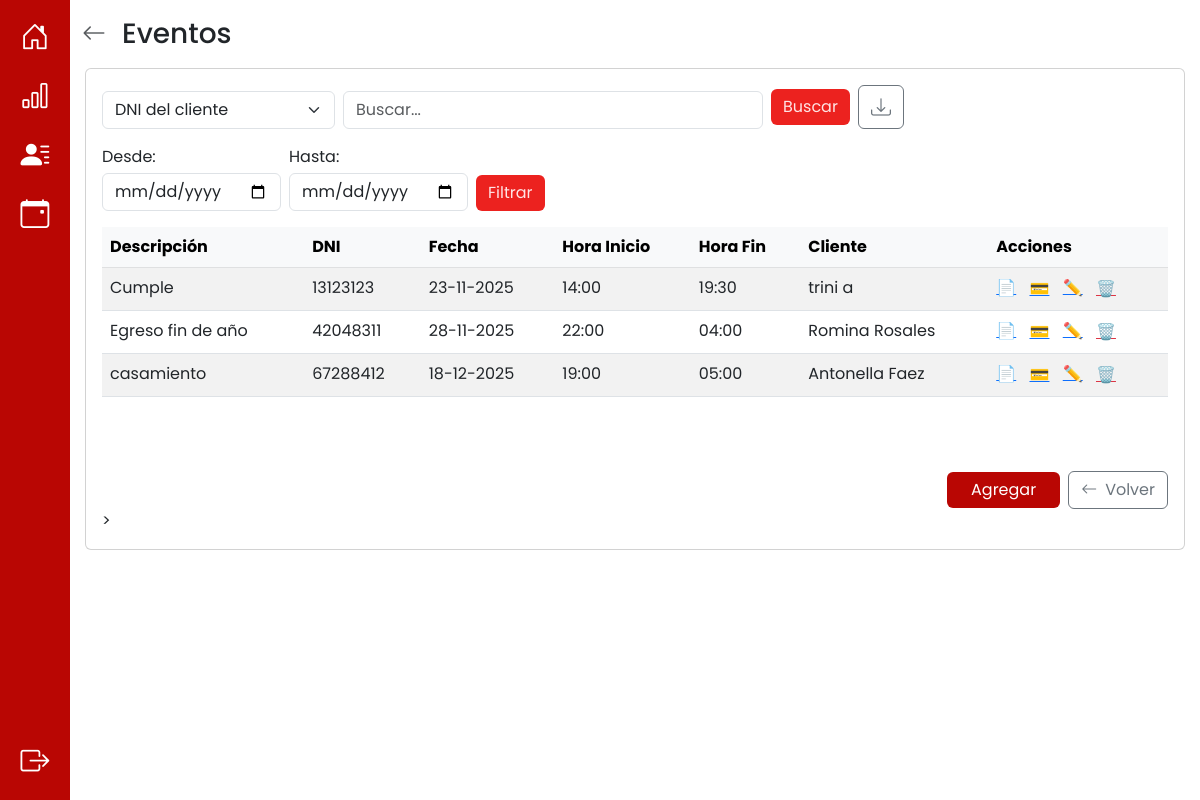
Before: /eventos/ (signed in) with the older database file.
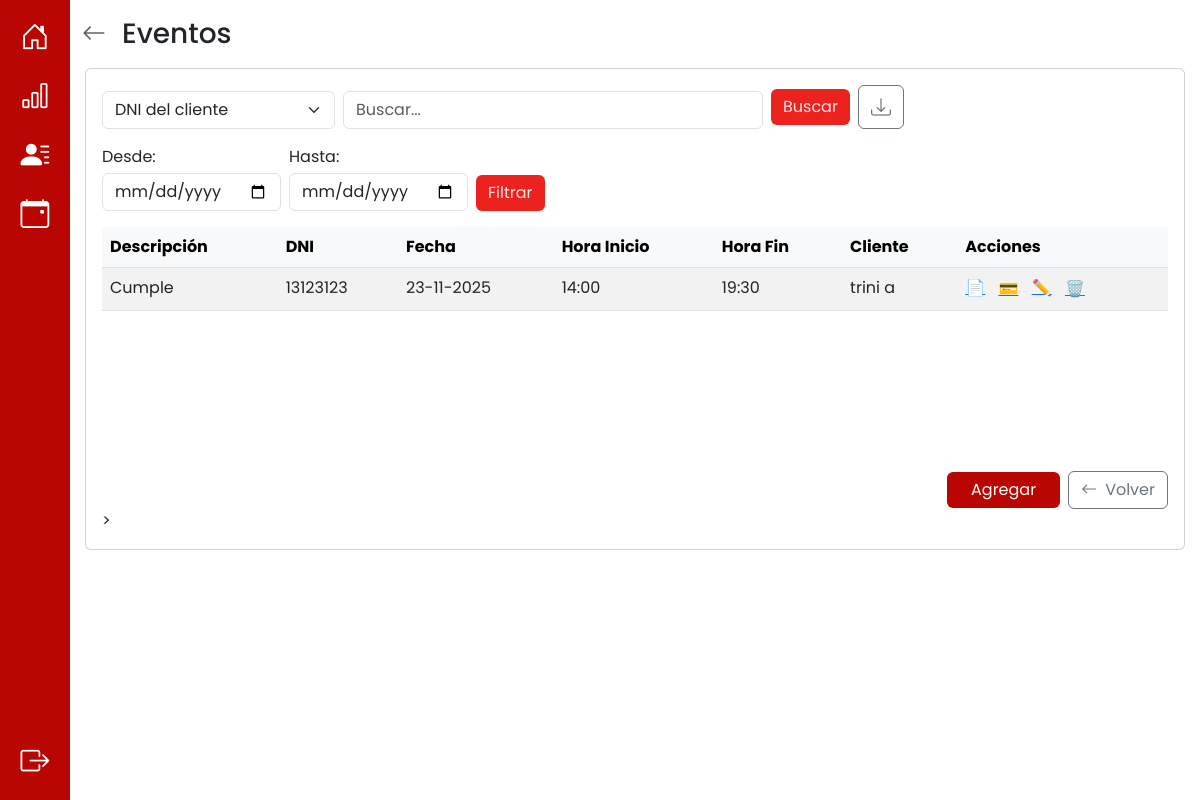
After: the same page with the newer database file.
### app/models.py (models this page shows, shortened)
class Evento(db.Model):
    __tablename__ = 'evento'
    id_evento = db.Column(db.Integer, primary_key=True, autoincrement=True)
    descripcion = db.Column(db.String(100))
    fecha_inicio = db.Column(db.DateTime, nullable=False)
    fecha_fin = db.Column(db.DateTime, nullable=False)
    observaciones = db.Column(db.String(100))
    monto_total = db.Column(db.Numeric(10, 2), nullable=False)
    adeuda = db.Column(db.Boolean, default=True) #esto se actualiza cuando todos los pagos == monto total
    nro_recibo = db.Column(db.Integer) #esto se actualiza cuando todos los pagos == monto total
    @property
    def monto_deuda(self):
        return float(self.monto_total) - sum(float(p.monto_pago) for p in self.pagos)
    dni = db.Column(db.String(20), db.ForeignKey('cliente.dni'), nullable=False)
    id_responsable_apertura = db.Column(db.Integer, db.ForeignKey('responsable_llave.id_responsable'))
    id_responsable_cierre = db.Column(db.Integer, db.ForeignKey('responsable_llave.id_responsable'))
    usuario_creacion = db.Column(db.String(10), db.ForeignKey('cuenta.nombre_usuario'), nullable=False)
    cliente = db.relationship('Cliente', back_populates='eventos')
    responsable_apertura = db.relationship('ResponsableLlave', foreign_keys=[id_responsable_apertura], back_populates='eventos_apertura')
    responsable_cierre = db.relationship('ResponsableLlave', foreign_keys=[id_responsable_cierre], back_populates='eventos_cierre')
    usuario = db.relationship('Cuenta', back_populates='eventos')
    pagos = db.relationship('Pago', back_populates='evento', cascade="all, delete-orphan")
    auditorias_evento = db.relationship('AuditoriaEvento', back_populates='evento', cascade="all, delete-orphan")

class Cliente(db.Model):
    __tablename__ = 'cliente'
    dni = db.Column(db.String(20), primary_key=True)
    nombre = db.Column(db.String(20), nullable=False)
    apellido = db.Column(db.String(20), nullable=False)
    telefono = db.Column(db.String(15), nullable=False)
    institucion = db.Column(db.String(40), nullable=True)
    eventos = db.relationship('Evento', back_populates='cliente', cascade="all, delete-orphan")

### app/routes/eventos_routes.py (the view)
@eventos_bp.route("/", methods=["GET"])
def eventos():
    try:
        eventos = Evento.query.all()
        return render_template('eventos.html', eventos = eventos)
    except Exception as e:
        print(f"Error al cargar eventos: {str(e)}")
        return render_template("eventos.html", mensaje="Error al cargar eventos")

### app/models.py (called while the page is built)
    def es_administrador(self):
        return Administrador.query.filter_by(nombre_usuario=self.nombre_usuario).first() is not None

### app/templates/eventos.html (shortened to what this page needs)
{% extends 'base.html' %} {% block title %} Eventos {% endblock %} {% block
content %}
<div
  class="toast-container position-fixed top-50 start-50 translate-middle p-3"
  style="z-index: 1100"
>
</div>
<div class="container py-3">
  <div class="d-flex align-items-center mb-3">
    <a
      href="{{ url_for('auth.inicio') }}"
      class="text-muted me-3"
      aria-label="Volver"
    >
      <i class="bi bi-arrow-left fs-4"></i>
    </a>
    <h3 class="m-0">Eventos</h3>
  </div>
  <div class="d-flex justify-content-center">
    <div class="card w-100" style="max-width: 1100px">
      <div class="card-body d-flex flex-column" style="min-height: 60vh">
        <div class="row mb-3">
          <div class="col-12">
            <form
              action="{{ url_for('eventos_bp.buscar_evento_campo') }}"
              method="POST"
              class="d-flex gap-2 align-items-end"
            >
              <div>
                <select name="campo" id="campo" class="form-select">
                  <option value="dni" selected>DNI del cliente</option>
                </select>
              </div>
              <div class="flex-grow-1" style="max-width: 420px">
                <input
                  type="search"
                  name="valor"
                  id="valor"
                  class="form-control"
                  placeholder="Buscar..."
                  aria-label="Buscar"
                  value="{{ valor if valor else '' }}"
                />
              </div>
              <div class="d-flex align-items-center">
                <button type="submit" class="btn btn-custom me-2">
                  Buscar
                </button>
                <button
                  type="button"
                  id="downloadPdfBtn"
                  class="btn btn-outline-secondary"
                  title="Descargar lista (PDF)"
                >
                  <i class="bi bi-download fs-5"></i>
                </button>
              </div>
            </form>
          </div>
        </div>
        <div class="row mb-3">
          <div class="col-12">
            <form
              action="{{ url_for('eventos_bp.rango_eventos_por_fecha') }}"
              method="GET"
              class="d-flex gap-2 align-items-end"
            >
              <div>
                <label class="form-label mb-1">Desde:</label>
                <input
                  type="date"
                  id="desde"
                  name="desde"
                  class="form-control"
                />
              </div>
              <div>
                <label class="form-label mb-1">Hasta:</label>
                <input
                  type="date"
                  id="hasta"
                  name="hasta"
                  class="form-control"
                />
              </div>
              <div class="align-self-end">
                <button type="submit" class="btn btn-custom">Filtrar</button>
              </div>
            </form>
          </div>
        </div>
        <div class="row flex-grow-1 mb-3">
          <div class="col-12">
            <div style="max-height: 50vh; overflow: auto">
              <table class="table table-striped table-hover mb-0">
                <thead
                  class="table-light position-sticky top-0"
                  style="z-index: 1"
                >
                  <tr>
                    <th>Descripción</th>
                    <th>DNI</th>
                    <th>Fecha</th>
                    <th>Hora Inicio</th>
                    <th>Hora Fin</th>
                    <th>Cliente</th>
                    <th>Acciones</th>
                  </tr>
                </thead>
                <tbody>
                  {% for evento in eventos %}
                  <tr>
                    <td>{{evento.descripcion}}</td>
                    <td class="td-dni">{{ evento.dni }}</td>
                    <td>
                      {{ evento.fecha_inicio.strftime('%d-%m-%Y') if
                      evento.fecha_inicio else 'N/A' }}
                    </td>
                    <td>
                      {{ evento.fecha_inicio.strftime('%H:%M') if
                      evento.fecha_inicio else 'N/A' }}
                    </td>
                    <td>
                      {{ evento.fecha_fin.strftime('%H:%M') if evento.fecha_fin
                      else 'N/A' }}
                    </td>
                    <td>
                      {{ evento.cliente.nombre }} {{ evento.cliente.apellido }}
                    </td>
                    <td class="acciones">
                      <a
                        href="{{ url_for('eventos_bp.detalles_evento', id_evento=evento.id_evento) }}"
                        class="me-2"
                        >📄</a
                      >
                      {% if current_user.es_administrador() %}
                      <button
                        type="button"
                        class="me-2 btn btn-link p-0 openAddPaymentBtn"
                        data-action="{{ url_for('ingresos.agregar_pago', id_evento=evento.id_evento) }}"
                        data-id="{{ evento.id_evento }}"
                        data-descripcion="{{ evento.descripcion | e }}"
                        data-monto="{{ evento.monto_total }}"
                        data-monto-deuda="{{ (evento.monto_deuda if evento.monto_deuda is defined else (evento.monto_total - (evento.pagos | map(attribute='monto_pago') | sum))) }}"
                        data-adeuda="{{ '1' if evento.adeuda else '0' }}"
                        data-cliente-nombre="{{ evento.cliente.nombre if evento.cliente is defined else '' }}"
                        data-cliente-apellido="{{ evento.cliente.apellido if evento.cliente is defined else '' }}"
                        data-cliente-dni="{{ evento.cliente.dni if evento.cliente is defined else '' }}"
                        data-responsable-nombre="{{ evento.responsable_apertura.nombre if evento.responsable_apertura is defined else '' }}"
                        data-responsable-apellido="{{ evento.responsable_apertura.apellido if evento.responsable_apertura is defined else '' }}"
                      >
                        💳
                      </button>
                      <a
                        href="{{ url_for('eventos_bp.editar_evento', id_evento=evento.id_evento) }}"
                        class="me-2"
                        >✏️</a
                      >
                      <form
                        action="{{ url_for('eventos_bp.eliminar_evento', id_evento=evento.id_evento) }}"
                        method="POST"
                        style="display: inline"
                      >
                        <button
                          type="submit"
                          class="btn btn-link p-0 text-danger"
                          onclick="return confirm('¿Seguro que querés eliminar este evento?')"
                        >
                          🗑️
                        </button>
                      </form>
                      {% endif %}
                    </td>
                  </tr>
                  {% else %}
                  <tr>
                    <td colspan="7" class="text-center py-4">
                      No hay eventos cargados
                    </td>
                  </tr>
                  {% endfor %}
                </tbody>
              </table>
            </div>
          </div>
        </div>
        <div class="row">
          <div class="col-md-8 d-flex flex-column justify-content-center">
          </div>
          <div
            class="col-md-4 d-flex justify-content-end align-items-center gap-2"
          >
            <a
              href="{{ url_for('eventos_bp.agregar_evento') }}"
              class="btn px-4"
              style="background-color: #b90603; color: white; border: none"
            >
              Agregar
            </a>
            <a
              href="{{ url_for('eventos_bp.eventos') }}"
              class="btn btn-outline-secondary"
            >
              <i class="bi bi-arrow-left me-2"></i>Volver
            </a>
          </div>
        </div>
        >
      </div>
    </div>
  </div>
</div>
{% endblock %}

### app/templates/base.html (shortened to what this page needs)
<!DOCTYPE html>
<html>
  <head>
    <link
      href="https://cdn.jsdelivr.net/npm/bootstrap@5.3.0/dist/css/bootstrap.min.css"
      rel="stylesheet"
    />
    <link
      href="https://cdn.jsdelivr.net/npm/bootstrap-icons@1.11.3/font/bootstrap-icons.css"
      rel="stylesheet"
    />
    <link
      rel="stylesheet"
      href="{{ url_for('static', filename='css/style.css') }}"
    />
    {% block extra_head %}
    <link
      href="https://cdn.jsdelivr.net/npm/fullcalendar@6.1.8/index.global.min.css"
      rel="stylesheet"
    />
    <link
      href="{{ url_for('static', filename='css/calendar.css') }}"
      rel="stylesheet"
    />
    {% endblock %} {% block styles %}{% endblock %}
  </head>
  <body>
    <div class="layout-with-sidebar">
      <nav class="sidebar bg-pry p-3" aria-label="Barra lateral">
        <ul class="nav flex-column align-items-center h-100" style="gap: 1rem">
          <li
            class="nav-item {% if active_page == 'inicio' %}active-nav{% endif %}"
          >
            <a
              class="nav-link p-0"
              href="{{ url_for('auth.inicio') }}"
              title="Inicio"
            >
              <i
                class="bi bi-house-door {% if active_page == 'inicio' %}text-secondary{% else %}text-white{% endif %}"
                style="font-size: 1.8rem"
              >
              </i>
            </a>
          </li>
          {% if current_user.es_administrador() %}
          <li
            class="nav-item {% if active_page == 'ingresos' %}active-nav{% endif %}"
          >
            <a
              class="nav-link p-0"
              href="{{ url_for('ingresos.ingresos') }}"
              title="Ingresos"
            >
              <i
                class="bi bi-bar-chart {% if active_page == 'ingresos' %}text-secondary{% else %}text-white{% endif %}"
                style="font-size: 1.8rem"
              >
              </i>
            </a>
          </li>
          <li
            class="nav-item {% if active_page == 'cuentas' %}active-nav{% endif %}"
          >
            <a
              class="nav-link p-0"
              href="{{ url_for('cuentas.cuentas') }}"
              title="Cuentas"
            >
              <i
                class="bi bi-person-lines-fill {% if active_page == 'cuentas' %}text-secondary{% else %}text-white{% endif %}"
                style="font-size: 1.8rem"
              >
              </i>
            </a>
          </li>
          {% endif %}
          <li
            class="nav-item {% if active_page == 'eventos' %}active-nav{% endif %}"
          >
            <a
              class="nav-link p-0"
              href="{{ url_for('eventos_bp.eventos') }}"
              title="Eventos"
            >
              <i
                class="bi bi-calendar-event {% if active_page == 'eventos' %}text-secondary{% else %}text-white{% endif %}"
                style="font-size: 1.8rem"
              ></i>
            </a>
          </li>
          <li class="nav-item mt-auto">
            <a
              class="nav-link p-0 text-white"
              href="{{ url_for('auth.salir') }}"
              title="Cerrar sesión"
            >
              <i
                class="bi bi-box-arrow-right text-white"
                style="font-size: 1.8rem"
              ></i>
            </a>
          </li>
        </ul>
      </nav>
      <main class="main-content flex-grow-1">
        {% block content %}{% endblock %}
      </main>
    </div>
  </body>
</html>

### app/static/css/style.css (style rules this page uses)
:root { --color-primario: #b90603; --color-hover: #ffe4e4; --color-btn: #ec221f; }
html, body { height: 100%; margin: 0; overflow-x: hidden; }
body { font-family: "Poppins", sans-serif; font-weight: 400; font-style: normal; margin: 0; padding: 0; }
.layout-with-sidebar { display: flex; align-items: stretch; min-height: 100vh; }
.sidebar { width: 70px; display: flex; flex-direction: column; align-items: center; padding-top: 1rem; padding-bottom: 1rem; height: auto; overflow-y: auto; }
.main-content { flex: 1; min-height: 0; background: transparent; padding: 0; }
.btn-custom { background-color: var(--color-btn); color: var(--color-hover); border: none; transition: background 0.2s; }
.bg-pry { background-color: var(--color-primario); }

Changed rows visible on the page:
removed Evento: descripcion "Egreso fin de año", dni "42048311", fecha_inicio "28-11-2025", fecha_inicio "22:00", fecha_fin "04:00", cliente.nombre "Romina", cliente.apellido "Rosales"
removed Evento: descripcion "casamiento", dni "67288412", fecha_inicio "18-12-2025", fecha_inicio "19:00", fecha_fin "05:00", cliente.nombre "Antonella", cliente.apellido "Faez"
